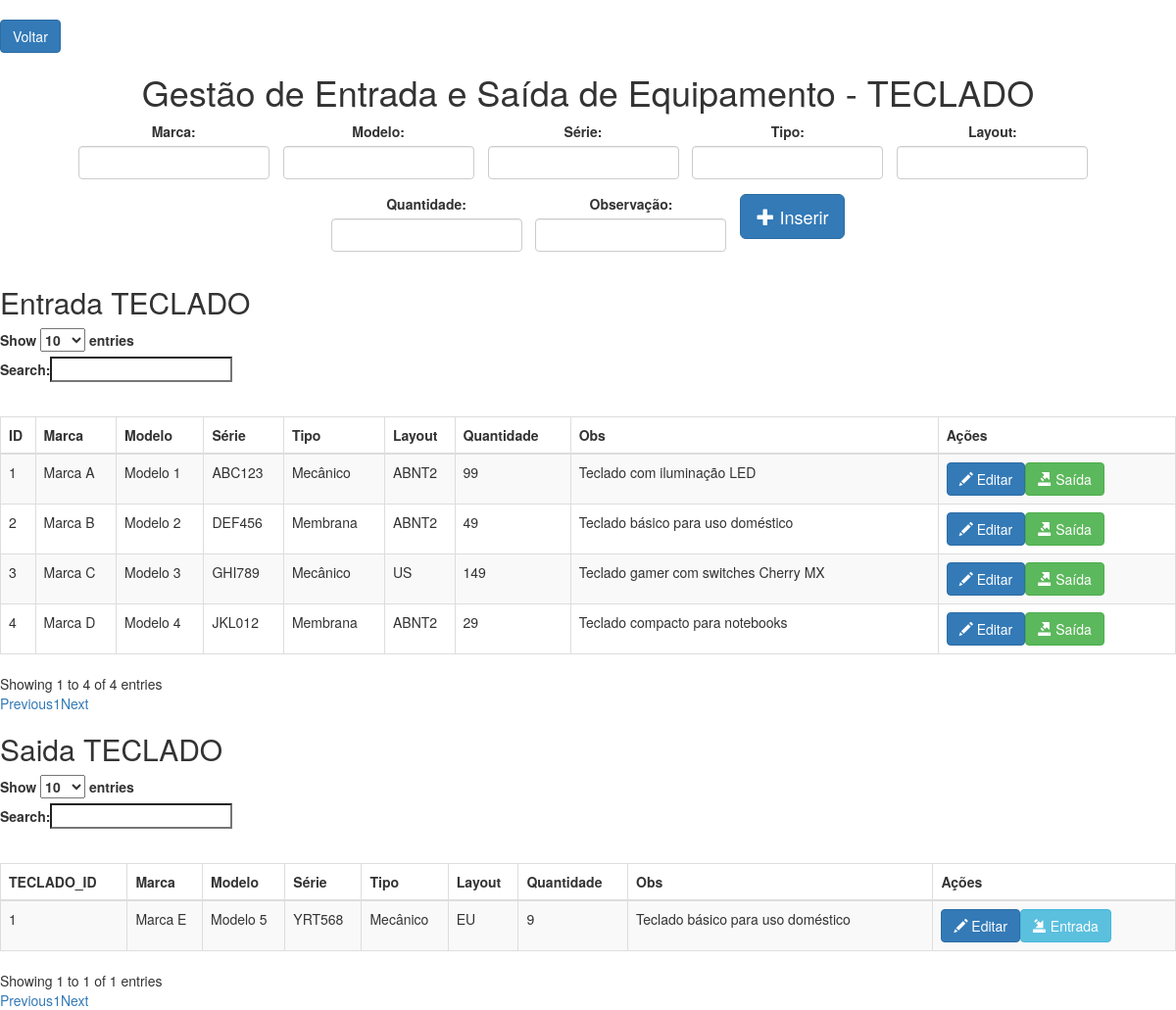
Screenshot of /teclado.php with the database file from the repository.
### tables this page shows
CREATE TABLE `teclado` (
  `ID` int(11) NOT NULL,
  `MARCA` varchar(100) NOT NULL,
  `MODELO` varchar(100) NOT NULL,
  `SERIE` varchar(100) NOT NULL,
  `TIPO` varchar(100) NOT NULL,
  `LAYOUT` varchar(100) NOT NULL,
  `QUANTIDADE` int(11) NOT NULL,
  `OBS` varchar(255) NOT NULL
);

CREATE TABLE `teclado_saida` (
  `TECLADO_ID` int(11) NOT NULL,
  `MARCA` varchar(100) NOT NULL,
  `MODELO` varchar(100) NOT NULL,
  `SERIE` varchar(100) NOT NULL,
  `TIPO` varchar(100) NOT NULL,
  `LAYOUT` varchar(100) NOT NULL,
  `QUANTIDADE` int(11) NOT NULL,
  `OBS` varchar(255) NOT NULL
);

### teclado.php (the view, shortened to what this page needs)
<!DOCTYPE html>
<html>
<head>
    <link rel="stylesheet" href="style.css">
    <link rel="stylesheet" href="https://maxcdn.bootstrapcdn.com/bootstrap/3.3.7/css/bootstrap.min.css">
    <link rel="stylesheet" href="https://cdn.datatables.net/1.10.19/css/dataTables.bootstrap.min.css">
</head>
<body>
<div class="text-left" style="margin-top: 20px;">
    <button onclick="window.location.href='index.php'" class="btn btn-primary">Voltar</button>
</div>
<h1 class="text-center">Gestão de Entrada e Saída de Equipamento - TECLADO</h1>
<form method="post" action="inserir.php">
    <div class="form-container inline">
        <div class="form-group">
            <label for="MARCA">Marca:</label>
            <input type="text" name="MARCA" id="MARCA" class="form-control" required>
        </div>
        <div class="form-group">
            <label for="MODELO">Modelo:</label>
            <input type="text" name="MODELO" id="MODELO" class="form-control" required>
        </div>
        <div class="form-group">
            <label for="SERIE">Série:</label>
            <input type="text" name="SERIE" id="SERIE" class="form-control" required>
        </div>
        <div class="form-group">
            <label for="TIPO">Tipo:</label>
            <input type="text" name="TIPO" id="TIPO" class="form-control" required>
        </div>
        <div class="form-group">
            <label for="LAYOUT">Layout:</label>
            <input type="text" name="LAYOUT" id="LAYOUT" class="form-control" required>
        </div>
        <div class="form-group">
            <label for="QUANTIDADE">Quantidade:</label>
            <input type="text" name="QUANTIDADE" id="QUANTIDADE" class="form-control" required>
        </div>
        <div class="form-group">
            <label for="OBS">Observação:</label>
            <input type="text" name="OBS" id="OBS" class="form-control" required>
        </div>
        <button type="submit" name="submit_insert" class="btn btn-primary btn-lg">
            <span class="glyphicon glyphicon-plus"></span> Inserir
        </button>
    </div>
</form>
<?php
function exibirTabela($conexao)
{
    $sql = "SELECT * FROM teclado";
    $resultado = mysqli_query($conexao, $sql);
    if (mysqli_num_rows($resultado) > 0) {
        echo '<h2>Entrada TECLADO</h2>';
        echo '<table id="teclado-table" class="table table-striped table-bordered">';
        echo '<thead><tr><th>ID</th><th>Marca</th><th>Modelo</th><th>Série</th><th>Tipo</th><th>Layout</th><th>Quantidade</th><th>Obs</th><th>Ações</th></tr></thead>';
        echo '<tbody>';
        while ($row = mysqli_fetch_assoc($resultado)) {
            echo '<tr>';
            echo '<td>' . $row['ID'] . '</td>';
            echo '<td>' . $row['MARCA'] . '</td>';
            echo '<td>' . $row['MODELO'] . '</td>';
            echo '<td>' . $row['SERIE'] . '</td>';
            echo '<td>' . $row['TIPO'] . '</td>';
            echo '<td>' . $row['LAYOUT'] . '</td>';
            echo '<td>' . $row['QUANTIDADE'] . '</td>';
            echo '<td>' . $row['OBS'] . '</td>';
            echo '<td><button class="btn btn-primary btn-editar"><span class="glyphicon glyphicon-pencil"></span> Editar</button>';
            echo '<button class="btn btn-success btn-saida"><span class="glyphicon glyphicon-export"></span> Saída</button>';
            echo '</td>';
            echo '</tr>';
        }
        echo '</tbody>';
        echo '</table>';
    }
}
function exibirTabelaTecladoSaida($conexao)
{
    $sql = "SELECT * FROM teclado_saida";
    $resultado = mysqli_query($conexao, $sql);
    if (mysqli_num_rows($resultado) > 0) {
        echo '<h2>Saida TECLADO</h2>';
        echo '<table id="teclado_saida-table" class="table table-striped table-bordered">';
        echo '<thead><tr><th>TECLADO_ID</th><th>Marca</th><th>Modelo</th><th>Série</th><th>Tipo</th><th>Layout</th><th>Quantidade</th><th>Obs</th><th>Ações</th></tr></thead>';
        echo '<tbody>';
        while ($row = mysqli_fetch_assoc($resultado)) {
            echo '<tr>';
            echo '<td>' . $row['TECLADO_ID'] . '</td>';
            echo '<td>' . $row['MARCA'] . '</td>';
            echo '<td>' . $row['MODELO'] . '</td>';
            echo '<td>' . $row['SERIE'] . '</td>';
            echo '<td>' . $row['TIPO'] . '</td>';
            echo '<td>' . $row['LAYOUT'] . '</td>';
            echo '<td>' . $row['QUANTIDADE'] . '</td>';
            echo '<td>' . $row['OBS'] . '</td>';
            echo '<td><button class="btn btn-primary btn-editar"><span class="glyphicon glyphicon-pencil"></span> Editar</button>';
            echo '<button class="btn btn-info btn-entrada"><span class="glyphicon glyphicon-import"></span> Entrada</button>';
            echo '</td>';
            echo '</tr>';
        }
        echo '</tbody>';
        echo '</table>';
    }
}
$host = "localhost";
$usuario = "root";
$senha = "";
$banco = "INVENTARIO";
$conexao = mysqli_connect($host, $usuario, $senha, $banco);
if (mysqli_connect_errno()) {
    echo '<div class="message error">Erro na conexão com o banco de dados: ' . mysqli_connect_error() . '</div>';
} else {
    exibirTabela($conexao);
    exibirTabelaTecladoSaida($conexao);
}
?>
</body>
</html>

### style.css (style rules this page uses)
body { background-color: #f1f1f1; font-family: Arial, sans-serif; }
h1 { text-align: center; }
table { width: 100%; margin-top: 30px; border-collapse: collapse; }
table th, table td { padding: 8px; border: 1px solid #ccc; }
.form-group { display: inline-block; margin-right: 10px; margin-bottom: 10px; vertical-align: top; }
.form-group label { display: block; }
.form-group input, .form-group select, .form-group textarea { display: block; width: 100%; box-sizing: border-box; }
.form-container { text-align: center; }

### rows the page displays
teclado: ID "1", MARCA "Marca A", MODELO "Modelo 1", SERIE "ABC123", TIPO "Mecânico", LAYOUT "ABNT2", QUANTIDADE "99", OBS "Teclado com iluminação LED"
teclado: ID "2", MARCA "Marca B", MODELO "Modelo 2", SERIE "DEF456", TIPO "Membrana", LAYOUT "ABNT2", QUANTIDADE "49", OBS "Teclado básico para uso doméstico"
teclado: ID "3", MARCA "Marca C", MODELO "Modelo 3", SERIE "GHI789", TIPO "Mecânico", LAYOUT "US", QUANTIDADE "149", OBS "Teclado gamer com switches Cherry MX"
teclado: ID "4", MARCA "Marca D", MODELO "Modelo 4", SERIE "JKL012", TIPO "Membrana", LAYOUT "ABNT2", QUANTIDADE "29", OBS "Teclado compacto para notebooks"
teclado_saida: TECLADO_ID "1", MARCA "Marca E", MODELO "Modelo 5", SERIE "YRT568", TIPO "Mecânico", LAYOUT "EU", QUANTIDADE "9", OBS "Teclado básico para uso doméstico"
